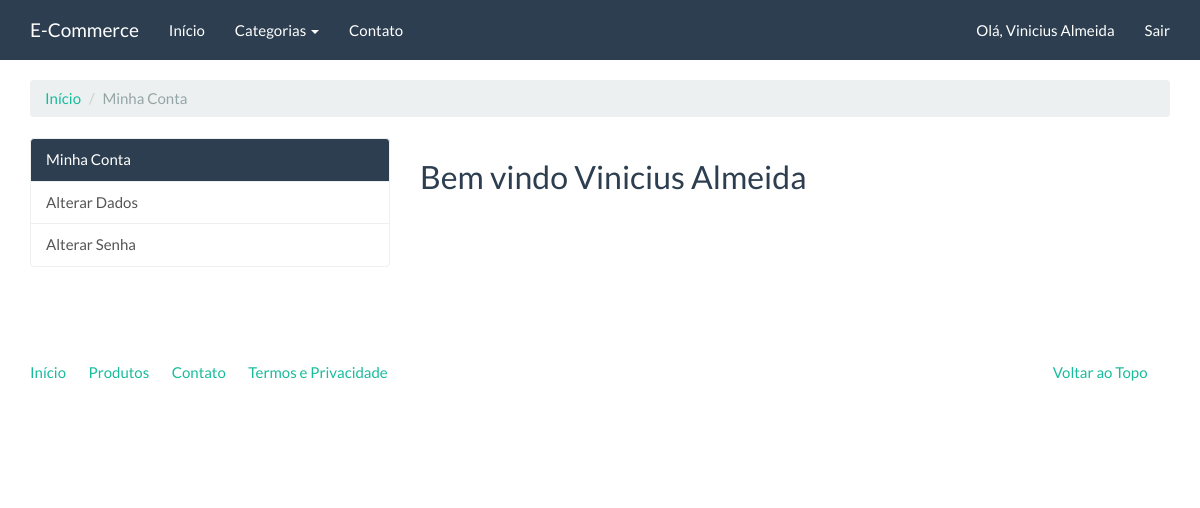
Page /conta/ (signed in) on the earlier database version.
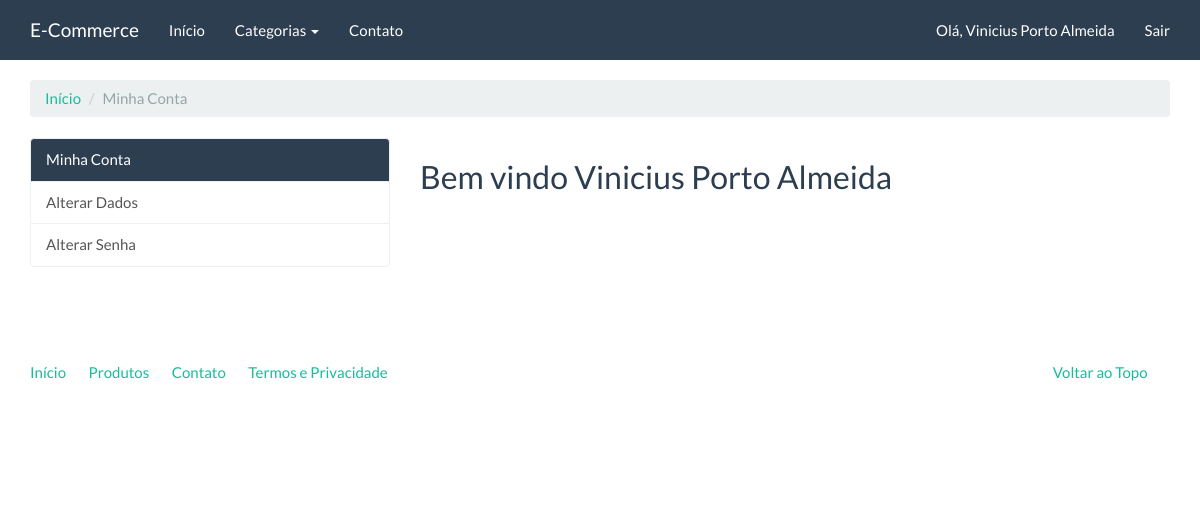
Same page on the later database version.
### accounts/models.py (models this page shows, shortened)
class User(AbstractBaseUser, PermissionsMixin):
    username = models.CharField(
        'Apelido / Usuário', max_length=30, unique=True, validators=[
            validators.RegexValidator(
                re.compile('^[\w.@+-]+$'),
                'Informe um nome de usuário válido. '
                'Este valor deve conter apenas letras, números '
                'e os caracteres: @/./+/-/_.'
                , 'invalid'
            )
        ], help_text='Um nome curto que será usado para identificá-lo de forma única na plataforma'
    )
    name = models.CharField('Nome', max_length=100, blank=True)
    email = models.EmailField('E-mail', unique=True)
    phone = models.CharField('Telefone', max_length=13)
    birth_date = models.DateField('Data de Nascimento', null=True)
    is_staff = models.BooleanField('Equipe', default=False)
    is_active = models.BooleanField('Ativo', default=True)
    date_joined = models.DateTimeField('Data de Entrada', auto_now_add=True)
    USERNAME_FIELD = 'username'
    REQUIRED_FIELDS = ['email']
    objects = UserManager()
    class Meta:
        verbose_name = 'Usuário'
        verbose_name_plural = 'Usuários'
    def __str__(self):
        return self.name or self.username

### accounts/views.py (the view)
class IndexView(LoginRequiredMixin, TemplateView):
    template_name = 'accounts/index.html'

### catalog/context_processors.py (called while the page is built)
def categories(request):
    return {
        'categories': Category.objects.all()
    }

### accounts/templates/accounts/index.html (shortened to what this page needs)
{% extends 'base.html' %}
{% block container %}
    <ol class="breadcrumb">
        <li><a href="#">Início</a></li>
        <li class="active">Minha Conta</li>
    </ol>
    <div class="row">
        <div class="col-md-4">
            <div class="list-group">
                <a href="#" class="list-group-item active">Minha Conta</a>
                <a href="{% url 'accounts:update_user' %}" class="list-group-item">Alterar Dados</a>
                <a href="{% url 'accounts:update_password' %}" class="list-group-item">Alterar Senha</a>
            </div>
        </div>
        <div class="col-md-8">
            {% block accounts_container %}
                <h2>Bem vindo {{ user }}</h2>
            {% endblock %}
        </div>
    </div>
{% endblock %}

### core/templates/base.html (shortened to what this page needs)
<!DOCTYPE html>
{% load static %}
<html lang="en">
<head>
	<link rel="stylesheet" href="{% static 'assets/bootstrap.min.css' %}" media="screen" />
	<link rel="stylesheet" href="{% static 'assets/custom.min.css' %}" media="screen" />
    <link rel="stylesheet" href="{% static 'assets/extra.css' %}" media="screen" />
</head>
<body>
    <div class="navbar navbar-default navbar-fixed-top">
      <div class="container">
        <div class="navbar-header">
          <a href="{% url 'index' %}" class="navbar-brand">E-Commerce</a>
        </div>
        <div class="navbar-collapse collapse" id="navbar-main">
          <ul class="nav navbar-nav">
            <li>
              <a href="{% url 'index' %}">Início</a>
            </li>
            <li class="dropdown">
              <a class="dropdown-toggle" data-toggle="dropdown" href="{% url 'catalog:product_list' %}" id="download">Categorias <span class="caret"></span></a>
            </li>
			<li>
				<a href="{% url 'contact' %}">Contato</a>
			</li>
          </ul>
          <ul class="nav navbar-nav navbar-right">
            {% if user.is_authenticated %}
                <li><a>Olá, {{ user }}</a></li>
                <li><a href="{% url 'logout' %}">Sair</a></li>
            {% else %}
                <li><a href="{% url 'login' %}">Entrar</a></li>
                <li><a href="{% url 'accounts:register' %}">Registro</a></li>
            {% endif %}
          </ul>
        </div>
      </div>
    </div>
    <div class="container margin-top">
		{% block container %}{% endblock %}
		<footer>
			<div class="row">
			  <div class="col-lg-12">
			    <ul class="list-unstyled">
			      <li class="pull-right"><a href="#top">Voltar ao Topo</a></li>
			      <li><a href="">Início</a></li>
			      <li><a href="">Produtos</a></li>
			      <li><a href="">Contato</a></li>
			      <li><a href="">Termos e Privacidade</a></li>
			    </ul>
			  </div>
			</div>
		</footer>
	</div>
</body>
</html>

Differences in the rows shown:
changed User: name "Vinicius Almeida" → "Vinicius Porto Almeida"
